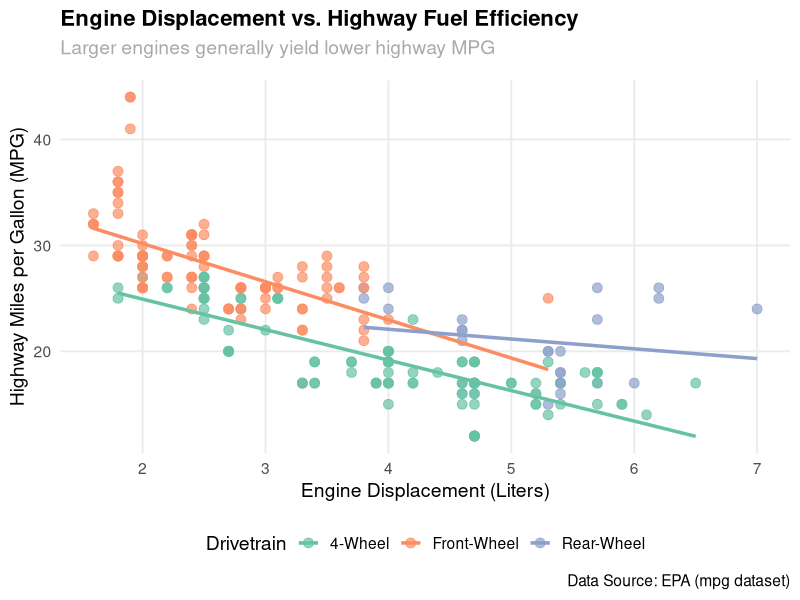

Write R code to recreate this figure.
## ---- chunk 1
suppressPackageStartupMessages(library(tidyverse))
## ---- chunk 2
#| message: false
#| warning: false

library(tidyverse)

# Create a beautiful scatter plot using the built-in 'mpg' dataset
ggplot(data = mpg, aes(x = displ, y = hwy, color = drv)) +
  geom_point(size = 3, alpha = 0.7) +
  geom_smooth(method = "lm", se = FALSE, size = 1.2) +
  scale_color_brewer(palette = "Set2", name = "Drivetrain", 
                     labels = c("4" = "4-Wheel", "f" = "Front-Wheel", "r" = "Rear-Wheel")) +
  labs(
    title = "Engine Displacement vs. Highway Fuel Efficiency",
    subtitle = "Larger engines generally yield lower highway MPG",
    x = "Engine Displacement (Liters)",
    y = "Highway Miles per Gallon (MPG)",
    caption = "Data Source: EPA (mpg dataset)"
  ) +
  theme_minimal(base_size = 14) +
  theme(
    plot.title = element_text(face = "bold", size = 16),
    plot.subtitle = element_text(color = "darkgray", margin = margin(b = 15)),
    legend.position = "bottom",
    panel.grid.minor = element_blank()
  )
